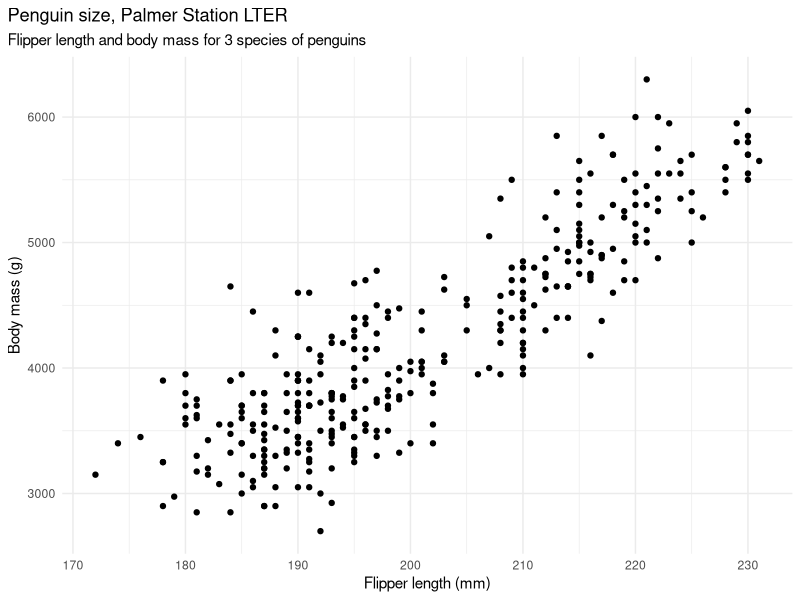

This figure's R source:
## ---- chunk 1
knitr::opts_chunk$set(
  collapse = TRUE,
  comment = "#>"
)
## ---- chunk 2
suppressPackageStartupMessages({
  suppressWarnings({
    library(palmerpenguins)
    library(dplyr)
    library(ggplot2)
    library(broom)
    library(knitr)
  })
})

penguins_mass_flipper <- penguins %>%
  select(species, flipper_length_mm, body_mass_g)

penguins_mass_flipper_plot <- ggplot(data = penguins_mass_flipper,
                                     aes(x = flipper_length_mm,
                                         y = body_mass_g)) +
  geom_point() +
  theme_minimal() +
  labs(title = "Penguin size, Palmer Station LTER",
       subtitle = "Flipper length and body mass for 3 species of penguins",
       x = "Flipper length (mm)",
       y = "Body mass (g)") +
  theme(plot.title.position = "plot",
        plot.caption = element_text(hjust = 0, face= "italic"),
        plot.caption.position = "plot")
penguins_mass_flipper_plot
## ---- chunk 3
penguins_regression_model <- lm(formula = body_mass_g ~ flipper_length_mm, 
                                data = penguins_mass_flipper) %>% 
  tidy(conf.int = TRUE) 
kable(penguins_regression_model)
